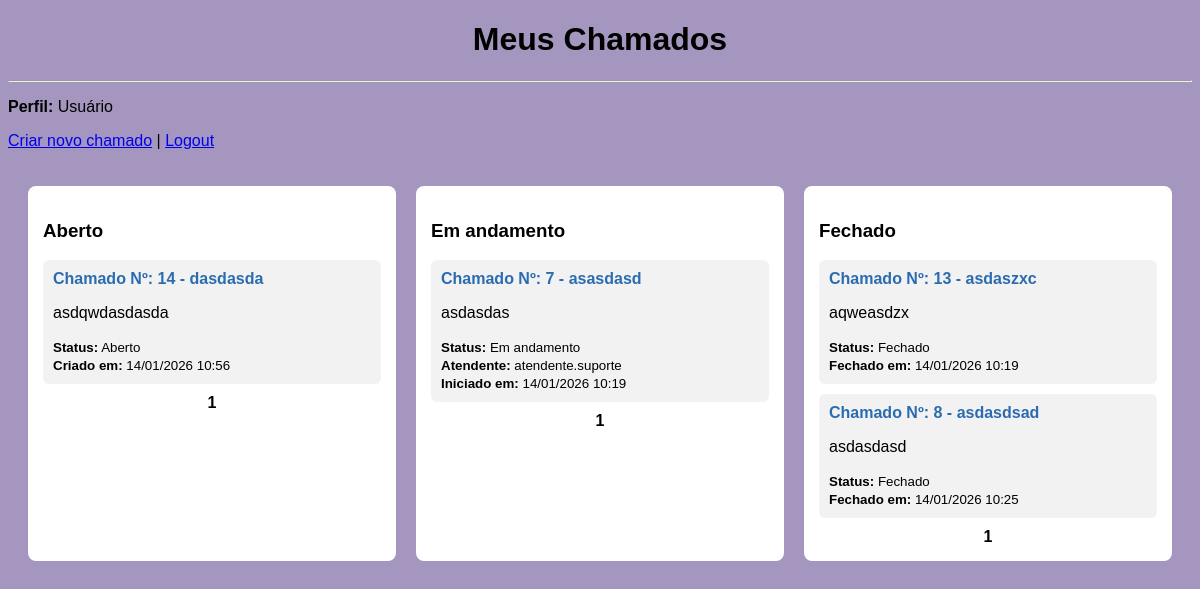
The app's page /meus-chamados (signed in) with its own data.
### tables this page shows
CREATE TABLE tickets (
    id INTEGER PRIMARY KEY AUTOINCREMENT, -- ID único do chamado (auto incremento)

    titulo TEXT NOT NULL,                 -- Título do chamado
    descricao TEXT NOT NULL,              -- Descrição do problema

    status TEXT NOT NULL,                 -- Status do ticket: Aberto | Em andamento | Fechado

    user_id INTEGER NOT NULL,             -- ID do usuário que criou o chamado

    attendant_id INTEGER,                 -- ID do atendente responsável (pode ser NULL)

    created_at TEXT NOT NULL,             -- Data/hora de criação do chamado

    started_at TEXT,                      -- Data/hora de início do atendimento (pode ser NULL)
    closed_at TEXT,                       -- Data/hora de fechamento (pode ser NULL)

    is_hidden INTEGER NOT NULL,           -- 0 = visível | 1 = oculto (soft delete)

    hidden_by INTEGER,                    -- ID de quem ocultou (atendente/admin)
    hidden_at TEXT                        -- Data/hora que foi ocultado
);

CREATE TABLE users (
    id INTEGER PRIMARY KEY AUTOINCREMENT,
    username TEXT NOT NULL UNIQUE,
    email TEXT,
    senha TEXT NOT NULL,
    is_admin INTEGER NOT NULL
);

### app.py (the view)
@app.route('/meus-chamados')
def meus_chamados():
    if 'user_id' not in session:
        return redirect(url_for('login'))
    if session.get('nivel') != 0:
        return redirect(url_for('dashboard'))
    abertos_page = int(request.args.get('abertos_page', 1))
    andamento_page = int(request.args.get('andamento_page', 1))
    fechados_page = int(request.args.get('fechados_page', 1))
    base_select = """
        SELECT
            tickets.id,
            tickets.titulo,
            tickets.descricao,
            tickets.status,
            tickets.created_at,
            tickets.started_at,
            tickets.closed_at,
            tickets.is_hidden,
            creator.username,
            attendant.username
        FROM tickets
        JOIN users AS creator ON tickets.user_id = creator.id
        LEFT JOIN users AS attendant ON tickets.attendant_id = attendant.id
        WHERE tickets.is_hidden = 0
          AND tickets.user_id = ?
    """
    abertos, abertos_has_prev, abertos_has_next = paginar_por_status(
        base_select + " AND tickets.status = 'Aberto'",
        (session['user_id'],),
        abertos_page
    )
    andamento, andamento_has_prev, andamento_has_next = paginar_por_status(
        base_select + " AND tickets.status = 'Em andamento'",
        (session['user_id'],),
        andamento_page
    )
    fechados, fechados_has_prev, fechados_has_next = paginar_por_status(
        base_select + " AND tickets.status = 'Fechado'",
        (session['user_id'],),
        fechados_page
    )
    return render_template(
        'meus_chamados_kanban.html',
        abertos=abertos,
        andamento=andamento,
        fechados=fechados,
        abertos_page=abertos_page,
        abertos_has_prev=abertos_has_prev,
        abertos_has_next=abertos_has_next,
        andamento_page=andamento_page,
        andamento_has_prev=andamento_has_prev,
        andamento_has_next=andamento_has_next,
        fechados_page=fechados_page,
        fechados_has_prev=fechados_has_prev,
        fechados_has_next=fechados_has_next
    )

### app.py (called while the page is built)
def get_db_connection():
    conn = sqlite3.connect('database.db')
    return conn

def paginar_por_status(query_base, params_base, page):
    offset = (page - 1) * PER_PAGE
    conn = get_db_connection()
    cursor = conn.cursor()
    cursor.execute(f"SELECT COUNT(*) FROM ({query_base})", params_base)
    total = cursor.fetchone()[0]
    cursor.execute(
        query_base + " ORDER BY tickets.id DESC LIMIT ? OFFSET ?",
        params_base + (PER_PAGE, offset)
    )
    itens = cursor.fetchall()
    conn.close()
    has_prev = page > 1
    has_next = (offset + PER_PAGE) < total
    return itens, has_prev, has_next

### templates/meus_chamados_kanban.html (shortened to what this page needs)
{% extends "base.html" %}
{% block content %}
<h1>Meus Chamados</h1>
<hr>
<p><strong>Perfil:</strong> Usuário</p>
<p>
    <a href="{{ url_for('create_ticket') }}">Criar novo chamado</a> |
    <a href="{{ url_for('logout') }}">Logout</a>
</p>
<div class="kanban">
    <div class="coluna">
        <h3>Aberto</h3>
        {% for t in abertos %}
            <div class="card">
                <strong>
                    <a href="{{ url_for('ticket_detail', ticket_id=t[0]) }}">
                        Chamado Nº: {{ t[0] }} - {{ t[1] }}
                    </a>
                </strong>
                <p>{{ t[2] }}</p>
                <small>
                    <strong>Status:</strong> {{ t[3] }}<br>
                    <strong>Criado em:</strong> {{ t[4] }}
                </small>
            </div>
        {% else %}
            <p class="vazio">Nenhum chamado aberto.</p>
        {% endfor %}
        <div style="text-align:center; margin-top:10px;">
            <strong style="margin: 0 10px;">{{ abertos_page }}</strong>
        </div>
    </div>
    <div class="coluna">
        <h3>Em andamento</h3>
        {% for t in andamento %}
            <div class="card">
                <strong>
                    <a href="{{ url_for('ticket_detail', ticket_id=t[0]) }}">
                        Chamado Nº: {{ t[0] }} - {{ t[1] }}
                    </a>
                </strong>
                <p>{{ t[2] }}</p>
                <small>
                    <strong>Status:</strong> {{ t[3] }}<br>
                    <strong>Atendente:</strong> {{ t[9] or "—" }}<br>
                    <strong>Iniciado em:</strong> {{ t[5] or "—" }}
                </small>
            </div>
        {% else %}
            <p class="vazio">Nenhum chamado em andamento.</p>
        {% endfor %}
        <div style="text-align:center; margin-top:10px;">
            <strong style="margin: 0 10px;">{{ andamento_page }}</strong>
        </div>
    </div>
    <div class="coluna">
        <h3>Fechado</h3>
        {% for t in fechados %}
            <div class="card">
                <strong>
                    <a href="{{ url_for('ticket_detail', ticket_id=t[0]) }}">
                        Chamado Nº: {{ t[0] }} - {{ t[1] }}
                    </a>
                </strong>
                <p>{{ t[2] }}</p>
                <small>
                    <strong>Status:</strong> {{ t[3] }}<br>
                    <strong>Fechado em:</strong> {{ t[6] or "—" }}
                </small>
            </div>
        {% else %}
            <p class="vazio">Nenhum chamado fechado.</p>
        {% endfor %}
        <div style="text-align:center; margin-top:10px;">
            <strong style="margin: 0 10px;">{{ fechados_page }}</strong>
        </div>
    </div>
</div>
{% endblock %}

### templates/base.html (shortened to what this page needs)
<!DOCTYPE html>
<html lang="pt-br">
<head>
    <link rel="stylesheet" href="{{ url_for('static', filename='style.css') }}">
</head>
<body>
    {% block content %}{% endblock %}
</body>
</html>

### static/style.css (style rules this page uses)
body { font-family: Arial, Helvetica, sans-serif; background-color: rgb(164, 150, 190); }
h1 { text-align: center; }
.kanban { display: flex; gap: 20px; padding: 20px; }
.coluna { background: #ffffff; padding: 15px; border-radius: 8px; width: 100%; min-height: 300px; }
.card { background: #f2f2f2; padding: 10px; border-radius: 6px; margin-bottom: 10px; }
.card a { text-decoration: none; color: #2b6cb0; font-weight: bold; }

### records on screen
tickets: id "14", titulo "dasdasda", descricao "asdqwdasdasda", status "Aberto", created_at "14/01/2026 10:56"
tickets: id "7", titulo "asasdasd", descricao "asdasdas", status "Em andamento", username "atendente.suporte", started_at "14/01/2026 10:19"
tickets: id "13", titulo "asdaszxc", descricao "aqweasdzx", status "Fechado", closed_at "14/01/2026 10:19"
tickets: id "8", titulo "asdasdsad", descricao "asdasdasd", status "Fechado", closed_at "14/01/2026 10:25"

### other values on screen
{{ abertos_page }} "1"
{{ andamento_page }} "1"
{{ fechados_page }} "1"
